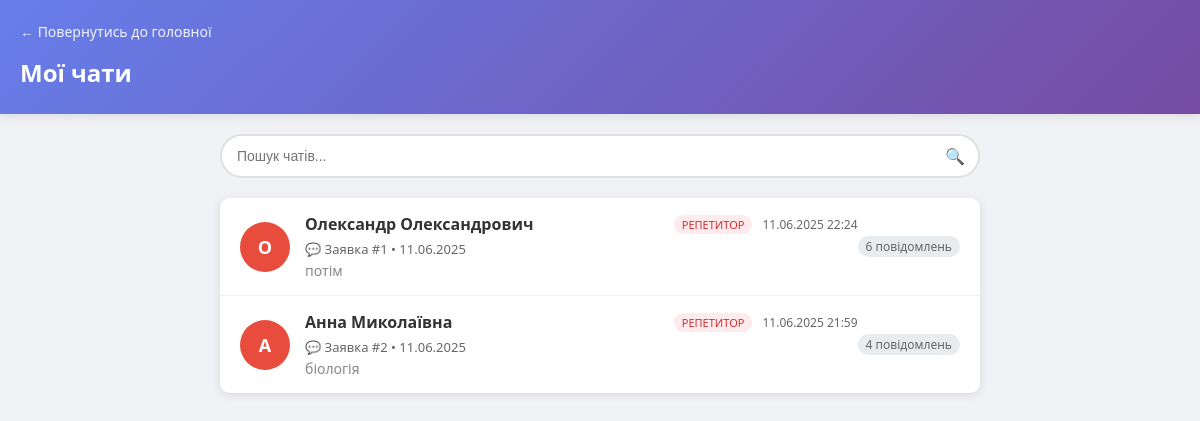
Screenshot of /code/all_chats.php (signed in) with the database file from the repository.
### tables this page shows
CREATE TABLE `lesson_requests` (
  `id` int(11) NOT NULL,
  `student_id` int(11) NOT NULL,
  `tutor_id` int(11) NOT NULL,
  `created_at` timestamp NOT NULL DEFAULT current_timestamp(),
  `status` enum('Очікує','Прийнята','Відхилена') DEFAULT 'Очікує'
);

CREATE TABLE `users` (
  `id` int(11) NOT NULL,
  `name` varchar(100) DEFAULT NULL,
  `email` varchar(100) DEFAULT NULL,
  `bio` text DEFAULT NULL,
  `phone` varchar(20) DEFAULT NULL,
  `password` varchar(255) DEFAULT NULL,
  `role` enum('student','tutor') DEFAULT NULL,
  `created_at` datetime DEFAULT current_timestamp()
);

### code/all_chats.php (the view, shortened to what this page needs)
<?php
require 'db.php';
$user_id = $_SESSION['user_id'];
$stmt = $conn->prepare("
    SELECT DISTINCT
        lr.id as request_id,
        lr.status,
        lr.created_at as request_created,
        s.name as student_name,
        s.id as student_id,
        t.name as tutor_name,
        t.id as tutor_id,
        (SELECT COUNT(*) FROM messages WHERE request_id = lr.id) as message_count,
        (SELECT message FROM messages WHERE request_id = lr.id ORDER BY sent_at DESC LIMIT 1) as last_message,
        (SELECT sent_at FROM messages WHERE request_id = lr.id ORDER BY sent_at DESC LIMIT 1) as last_message_time,
        (SELECT COUNT(*) FROM messages WHERE request_id = lr.id AND sender_id != ? AND seen = 0) as unread_count
    FROM lesson_requests lr
    JOIN users s ON lr.student_id = s.id
    JOIN users t ON lr.tutor_id = t.id
    WHERE (lr.student_id = ? OR lr.tutor_id = ?)
    AND lr.status = 'Прийнята'
    AND EXISTS (SELECT 1 FROM messages WHERE request_id = lr.id)
    ORDER BY
        (SELECT sent_at FROM messages WHERE request_id = lr.id ORDER BY sent_at DESC LIMIT 1) DESC,
        lr.created_at DESC
");
$stmt->bind_param("iii", $user_id, $user_id, $user_id);
$stmt->execute();
$chats = $stmt->get_result();
?>
<!DOCTYPE html>
<html>
<head>
    <link rel="stylesheet" href="css/all_chats_style.css">
</head>
<body>
<div class="header">
    <a href="dashboard.php" class="back-link">
        ← Повернутись до головної
    </a>
    <h1>Мої чати</h1>
</div>
<div class="container">
    <div class="search-box">
        <input type="text" class="search-input" placeholder="Пошук чатів..." id="searchInput">
        <div class="search-icon">🔍</div>
    </div>
    <div class="chats-list" id="chatsList">
        <?php if ($chats->num_rows > 0): ?>
            <?php while ($chat = $chats->fetch_assoc()): ?>
                <?php
                $is_student = ($chat['student_id'] == $user_id);
                $chat_partner_name = $is_student ? $chat['tutor_name'] : $chat['student_name'];
                $chat_partner_role = $is_student ? 'tutor' : 'student';
                $chat_partner_name = html_entity_decode($chat_partner_name, ENT_QUOTES, 'UTF-8');
                ?>
                <a href="chat.php?request_id=<?= $chat['request_id'] ?>" class="chat-item" data-name="<?= htmlspecialchars($chat_partner_name, ENT_QUOTES, 'UTF-8') ?>">
                    <div class="chat-avatar avatar-<?= $chat_partner_role ?>">
                        <?= mb_strtoupper(mb_substr($chat_partner_name, 0, 1, 'UTF-8'), 'UTF-8') ?>
                    </div>
                    <div class="chat-info">
                        <div class="chat-header">
                            <div class="chat-name"><?= htmlspecialchars($chat_partner_name, ENT_QUOTES, 'UTF-8') ?></div>
                            <div class="chat-meta">
                                <span class="role-badge role-<?= $chat_partner_role ?>">
                                    <?= $chat_partner_role == 'tutor' ? 'Репетитор' : 'Студент' ?>
                                </span>
                                <?php if ($chat['last_message_time']): ?>
                                    <div class="chat-time">
                                        <?= date('d.m.Y H:i', strtotime($chat['last_message_time'])) ?>
                                    </div>
                                <?php endif; ?>
                            </div>
                        </div>
                        <div class="chat-subject">
                            💬 Заявка #<?= $chat['request_id'] ?> • <?= date('d.m.Y', strtotime($chat['request_created'])) ?>
                        </div>
                        <?php if ($chat['last_message']): ?>
                            <div class="chat-last-message">
                                <?= htmlspecialchars(mb_substr($chat['last_message'], 0, 60, 'UTF-8'), ENT_QUOTES, 'UTF-8') ?><?= mb_strlen($chat['last_message'], 'UTF-8') > 60 ? '...' : '' ?>
                            </div>
                        <?php endif; ?>
                    </div>
                    <div style="display: flex; flex-direction: column; align-items: flex-end; gap: 5px;">
                        <div class="message-count"><?= $chat['message_count'] ?> повідомлень</div>
                    </div>
                </a>
            <?php endwhile; ?>
        <?php endif; ?>
    </div>
</div>
</body>
</html>

### code/css/all_chats_style.css (style rules this page uses)
* { box-sizing: border-box; margin: 0; padding: 0; }
body { font-family: 'Segoe UI', Tahoma, Geneva, Verdana, sans-serif; background-color: #f0f2f5; min-height: 100vh; }
.header { background: linear-gradient(135deg, #667eea 0%, #764ba2 100%); color: white; padding: 20px; box-shadow: 0 2px 10px rgba(0,0,0,0.1); }
.header h1 { font-size: 24px; font-weight: 600; margin-bottom: 5px; }
.back-link { color: white; text-decoration: none; display: inline-flex; align-items: center; gap: 5px; margin-bottom: 15px; font-size: 14px; opacity: 0.9; }
.container { max-width: 800px; margin: 0 auto; padding: 20px; }
.chats-list { background: white; border-radius: 10px; box-shadow: 0 2px 10px rgba(0,0,0,0.1); overflow: hidden; }
.chat-item { display: flex; align-items: center; padding: 15px 20px; border-bottom: 1px solid #f0f0f0; text-decoration: none; color: inherit; transition: background-color 0.2s; position: relative; }
.chat-item:last-child { border-bottom: none; }
.chat-avatar { width: 50px; height: 50px; border-radius: 50%; display: flex; align-items: center; justify-content: center; font-weight: bold; color: white; font-size: 18px; margin-right: 15px; flex-shrink: 0; position: relative; }
.avatar-tutor { background: #e74c3c; }
.chat-info { flex: 1; min-width: 0; }
.chat-header { display: flex; justify-content: space-between; align-items: center; margin-bottom: 5px; }
.chat-name { font-weight: 600; font-size: 16px; color: #333; }
.chat-time { font-size: 12px; color: #666; }
.chat-subject { font-size: 13px; color: #666; margin-bottom: 3px; }
.chat-last-message { font-size: 14px; color: #888; overflow: hidden; text-overflow: ellipsis; white-space: nowrap; }
.chat-meta { display: flex; align-items: center; gap: 10px; }
.message-count { background: #e9ecef; color: #666; padding: 2px 8px; border-radius: 10px; font-size: 12px; }
.role-badge { padding: 2px 8px; border-radius: 12px; font-size: 11px; font-weight: 500; text-transform: uppercase; }
.role-tutor { background: #ffebee; color: #d32f2f; }
.search-box { margin-bottom: 20px; position: relative; }
.search-input { width: 100%; padding: 12px 40px 12px 15px; border: 2px solid #e0e0e0; border-radius: 25px; font-size: 14px; outline: none; transition: border-color 0.3s; }
.search-icon { position: absolute; right: 15px; top: 50%; transform: translateY(-50%); color: #999; }

### rows the page displays
lesson_requests: chat_partner_name "О", tutor.name "Олександр Олександрович", last_message_time "11.06.2025 22:24", id "1", created_at "11.06.2025", last_message "потім", message_count "6"
lesson_requests: chat_partner_name "А", tutor.name "Анна Миколаївна", last_message_time "11.06.2025 21:59", id "2", created_at "11.06.2025", last_message "біологія", message_count "4"
